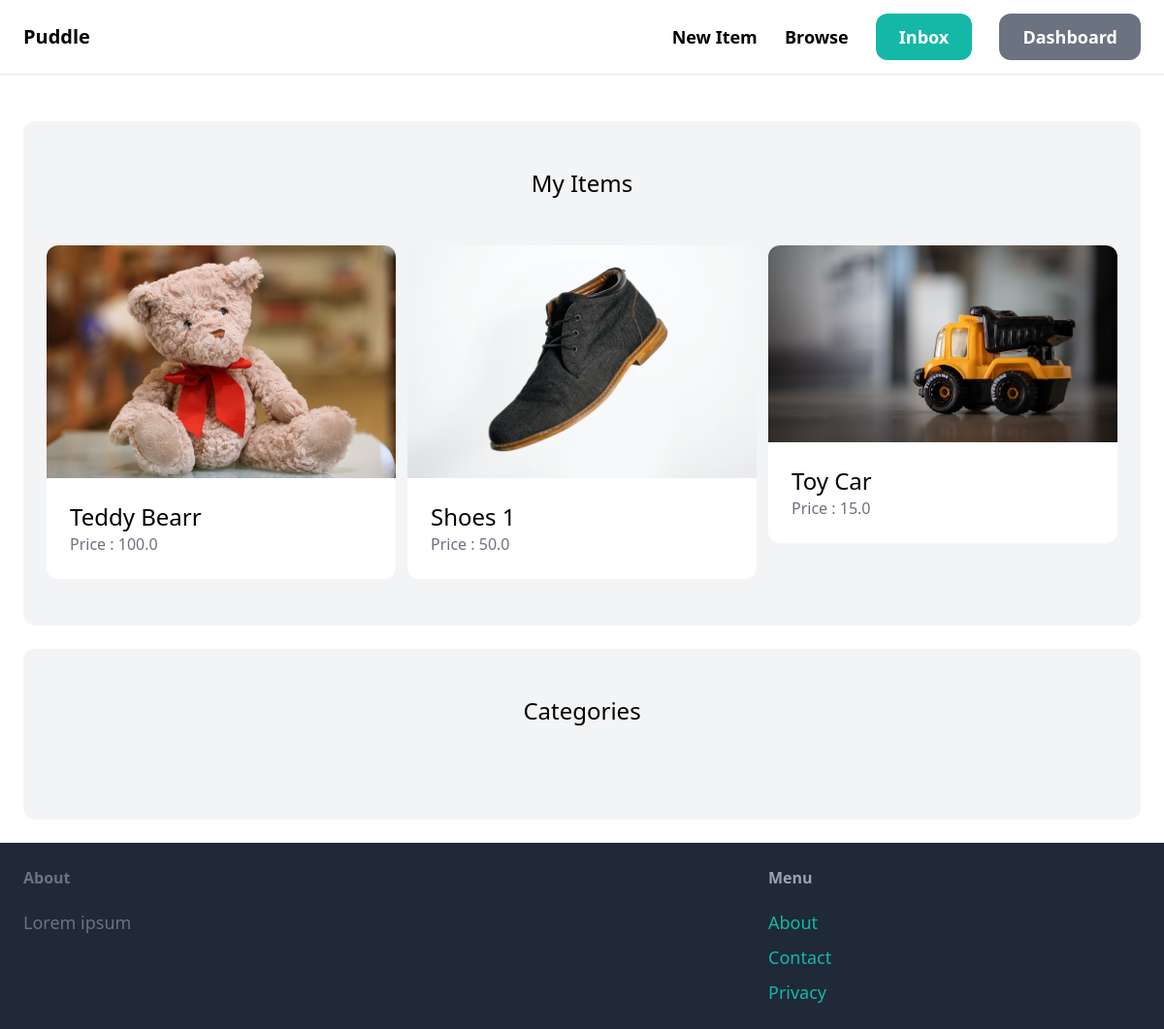
The app's page /dashboard/ (signed in) with its own data.
### item/models.py (models this page shows, shortened)
class Item(models.Model):
    category = models.ForeignKey(Category, related_name='items',on_delete=models.CASCADE)
    name = models.CharField(max_length=255)
    description = models.TextField(blank=True,null=True)
    price = models.FloatField()
    image = models.ImageField(upload_to='item_images',blank=True,null=True)
    is_sold = models.BooleanField(default=True)
    created_by = models.ForeignKey(User, related_name='items',on_delete=models.CASCADE)
    created_at = models.DateTimeField(auto_now_add=True)

### dashboard/views.py (the view)
# urls.py: path('',views.index, name='index'),
@login_required
def index(request):
    items = Item.objects.filter(created_by=request.user)
    return render(request,'dashboard/index.html',{
        'items':items
    })

### dashboard/templates/dashboard/index.html (shortened to what this page needs)
{% extends 'core/base.html' %}
{% block content %}
<div class="mt-6 py-12 px-6 bg-gray-100 rounded-xl">
    <h2 class="mb-12 text-2xl text-center">My Items</h2>
    <div class="grid grid-cols-3 gap-3">
        {% for item in items %}
        <div>
            <a href="{% url 'item:detail' item.id %}">
                <div>
                    <img src = "{{item.image.url}}" class="rounded-t-xl">
                </div>
                <div class="p-6 bg-white rounded-b-xl">
                    <h2 class="text-2xl">{{item.name}}</h2>
                    <p class="text-gray-500">Price : {{item.price}}</p>
                </div>
            </a>
        </div>
        {%endfor%}
    </div>
</div>
<div class="mt-6 py-12 px-6 bg-gray-100 rounded-xl">
    <h2 class="mb-12 text-2xl text-center">Categories</h2>
    </div>
{% endblock %}

### records on screen
Item: image (picture), name "Teddy Bearr", price "100.0"
Item: image (picture), name "Shoes 1", price "50.0"
Item: image (picture), name "Toy Car", price "15.0"
